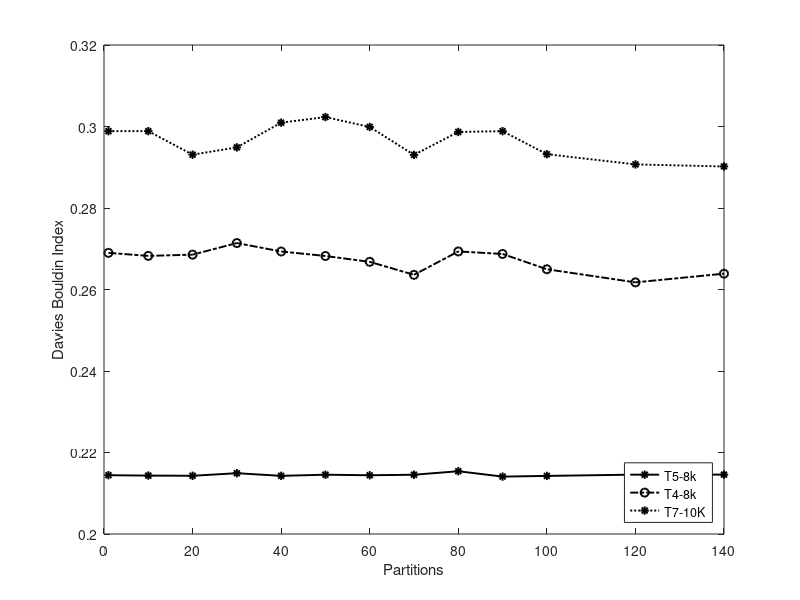

MATLAB code to generate this figure:

number_of_partitions =   [1,     10,   20,   30,   40,   50,  60,   70,   80,   90,   100, 120, 140];

t5_8k_dunn = [0.214428909808035, 0.214334021693962, 0.21428968963603, 0.21491908126393, 0.214272367298376, 0.214549047233418, 0.21441559131744, 0.214542159620349, 0.215402852390157, 0.21408396470055, 0.214257404854255, 0.214572088360917, 0.214572088360917];

t4_8k_dunn = [0.268991453796333, 0.268248293756899, 0.268549731281538, 0.271397729959274, 0.269329481487324, 0.268222296268438, 0.266788825427116, 0.263603664667546, 0.269341514452887, 0.268723852849294, 0.264968911404497, 0.261750206201285, 0.263885032445303];

t7_10k_dunn = [0.298859258677727, 0.298859258677727, 0.293091448444097, 0.294876885638407, 0.300943398966933, 0.302314916498517, 0.299885363567918, 0.293031598003753, 0.298663765005277, 0.29885288241413, 0.293205655724766, 0.290696563126431, 0.290193834724358];

plot(number_of_partitions,t5_8k_dunn,'-*k','LineWidth',1.4);
hold on
plot(number_of_partitions,t4_8k_dunn,'-.ok','LineWidth',1.4);
hold on
plot(number_of_partitions,t7_10k_dunn,':*k','LineWidth',1.4);

leg = legend('T5-8k','T4-8k', 'T7-10K');
set(leg,'Location','SouthEast');
hold off

xlabel('Partitions');
ylabel('Davies Bouldin Index');
